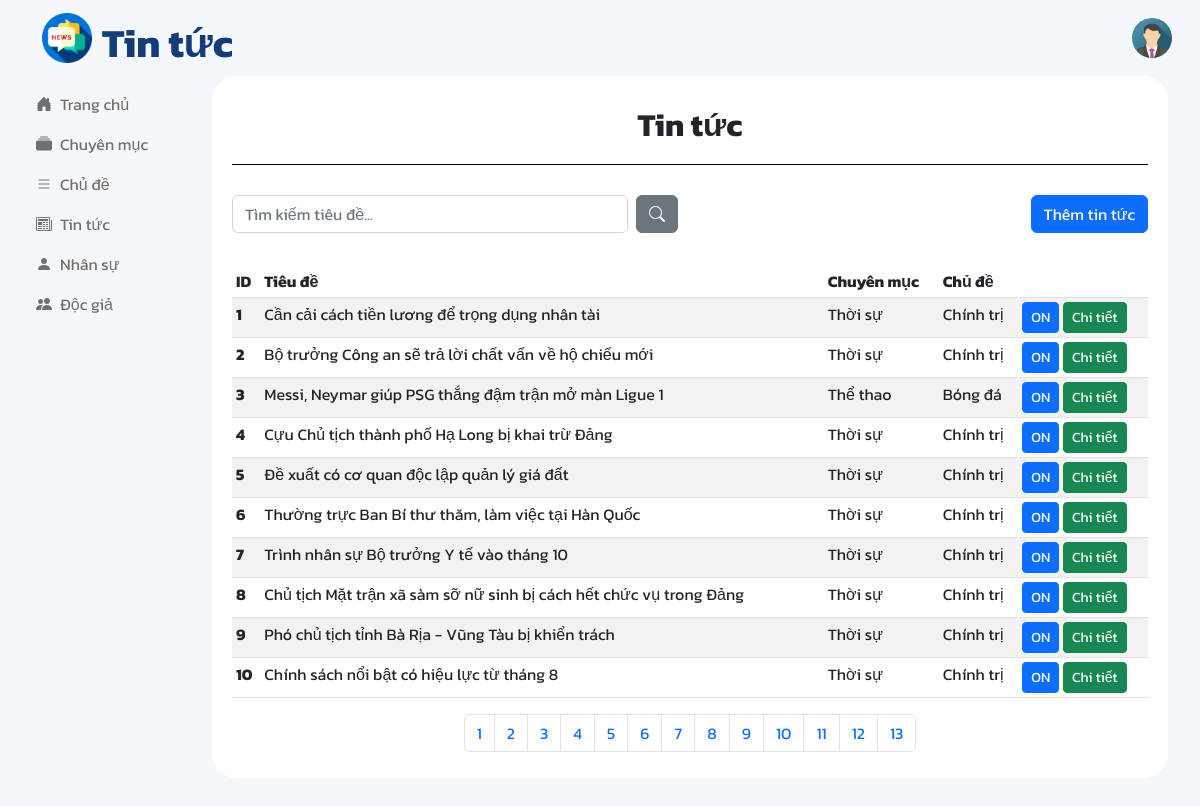
Screenshot of /admin/news.php (signed in) with the database file from the repository.
### tables this page shows
CREATE TABLE `news` (
  `id` int(11) NOT NULL,
  `title` text NOT NULL,
  `summary` text NOT NULL,
  `content` longtext NOT NULL,
  `image` char(255) NOT NULL,
  `view` int(11) NOT NULL DEFAULT 0,
  `adminID` int(11) NOT NULL,
  `topicID` int(11) NOT NULL,
  `is_active` tinyint(10) NOT NULL DEFAULT 1,
  `created_at` timestamp NOT NULL DEFAULT current_timestamp(),
  `updated_at` timestamp NULL DEFAULT NULL ON UPDATE current_timestamp()
);

CREATE TABLE `categories` (
  `id` int(11) NOT NULL,
  `name` varchar(100) NOT NULL,
  `adminID` int(11) NOT NULL,
  `is_active` tinyint(4) NOT NULL DEFAULT 1,
  `created_at` timestamp NOT NULL DEFAULT current_timestamp(),
  `updated_at` timestamp NULL DEFAULT NULL ON UPDATE current_timestamp()
);

CREATE TABLE `topics` (
  `id` int(11) NOT NULL,
  `name` varchar(200) NOT NULL,
  `adminID` int(11) NOT NULL,
  `categoryID` int(11) NOT NULL,
  `is_active` tinyint(10) NOT NULL DEFAULT 1,
  `created_at` timestamp NOT NULL DEFAULT current_timestamp(),
  `updated_at` timestamp NULL DEFAULT NULL ON UPDATE current_timestamp()
);

### pagination.php (called while the page is built)
<?php
    function num_pages($query,$results_per_page){
        include('database/conn.php');
        $result = mysqli_query($conn,$query);
        $number_of_results = mysqli_num_rows($result);
        return $number_of_pages = ceil($number_of_results/$results_per_page);
    }
    function first_page($results_per_page){
        if(!isset($_GET['page'])){
            $page = 1;
        }
        else{
            $page = $_GET['page'];
        }
        $this_page_first_result = ($page-1) * $results_per_page;
        return $this_page_first_result;
    }
?>

### admin/news.php (the view, shortened to what this page needs)
<?php
    include('../database/conn.php');
    require_once('../pagination.php');
    $query = "SELECT id FROM news";
    $results_per_page = 10;
?>
<!DOCTYPE html>
<html lang="en">
<head>
    <link href="https://cdn.jsdelivr.net/npm/bootstrap@5.2.0-beta1/dist/css/bootstrap.min.css" rel="stylesheet">    <link rel="stylesheet" href="https://cdn.jsdelivr.net/npm/bootstrap-icons@1.8.2/font/bootstrap-icons.css">
    <link rel="stylesheet" href="https://cdn.jsdelivr.net/npm/bootstrap-icons@1.9.1/font/bootstrap-icons.css">
    <link rel="stylesheet" href="../public/css/style.css">
</head>
<body class="ad-bg">
    <?php include('components/header.php'); ?>
    <main class="container-fluid">
        <div class="row">
            <div class="col-lg-2 col-md-3 sidebar">
                <?php include('components/sidebar.php'); ?>
            </div>
            <div class="col-lg-10 col-md-9">
                <article class="ad-article">
                    <h2 class="heading">Tin tức</h2>
                    <div class="row">
                        <div class="col-md-6 col-12 mb-3">
                            <form class="d-flex" method="GET">
                                <input class="form-control me-2" name="search" type="text" placeholder="Tìm kiếm tiêu đề..." required>
                                <button type="submit" class="btn btn-secondary"><i class="bi bi-search"></i></button>
                            </form>
                        </div>
                        <div class="col-lg-6 col-12 d-flex justify-content-end">
                            <a href="add-news.php">
                                <button type="button" class="btn btn-primary">Thêm tin tức</button>
                            </a>
                        </div>
                    </div>
                    <?php
                        if(isset($_REQUEST['search'])){
                        ?>
                        <table class="table table-sm table-striped table-hover mt-3">
                            <thead>
                                <tr>
                                    <th scope="col">ID</th>
                                    <th scope="col">Tiêu đề</th>
                                    <th scope="col">Chuyên mục</th>
                                    <th scope="col">Chủ đề</th>
                                    <th scope="col"></th>
                                </tr>
                            </thead>
                            <tbody>
                                <?php
                                    $search = $_GET['search'];
                                    $sql = "SELECT news.id AS id, news.title AS title, news.is_active AS status, topics.name AS topic, categories.name AS category
                                    FROM news JOIN topics ON news.topicID=topics.id JOIN categories ON topics.categoryID=categories.id WHERE news.title LIKE '%$search%'";
                                    $result = $conn->query($sql);
                                    if($result->num_rows > 0){
                                        while($row = $result->fetch_assoc()){
                                ?>
                                <tr>
                                    <th scope="row"><?= $row['id'] ?></th>
                                    <td><?= $row['title'] ?></td>
                                    <td><?= $row['category'] ?></td>
                                    <td><?= $row['topic'] ?></td>
                                    <?php
                                        if($row['status']==1){
                                    ?>
                                    <td>
                                        <a href="news.php?id=<?= $row['id'] ?>" type="button" class="btn btn-sm btn-primary">ON</a>
                                        <a href="edit-news.php?id=<?= $row['id'] ?>" type="button" class="btn btn-sm btn-success">Chi tiết</a>
                                    </td>
                                    <?php
                                        }
                                        else{
                                    ?>
                                    <td>
                                        <a href="news.php?id=<?= $row['id'] ?>" type="button" class="btn btn-sm btn-danger">OFF</a>
                                        <a href="edit-news.php?id=<?= $row['id'] ?>" type="button" class="btn btn-sm btn-success">Chi tiết</a>
                                    </td>
                                    <?php
                                        }
                                    ?>
                                </tr>
                                <?php
                                        }
                                    }
                                    else {
                                ?>
                                    <td colspan="4" class="d-flex justify-content-center">No data available</td>
                                <?php
                                    }
                                ?>
                            </tbody>
                        </table>
                        <?php
                        }
                        else {
                        ?>
                        <table class="table table-sm table-striped table-hover mt-3">
                            <thead>
                                <tr>
                                    <th scope="col">ID</th>
                                    <th scope="col">Tiêu đề</th>
                                    <th scope="col">Chuyên mục</th>
                                    <th scope="col">Chủ đề</th>
                                    <th scope="col"></th>
                                </tr>
                            </thead>
                            <tbody>
                                <?php
                                    $sql = "SELECT news.id AS id, news.title AS title, news.is_active AS status, topics.name AS topic, categories.name AS category
                                    FROM news JOIN topics ON news.topicID=topics.id JOIN categories ON topics.categoryID=categories.id
                                    LIMIT " . first_page($results_per_page) . ',' . $results_per_page;
                                    $result = $conn->query($sql);
                                    if($result->num_rows > 0){
                                        while($row = $result->fetch_assoc()){
                                ?>
                                <tr>
                                    <th scope="row"><?= $row['id'] ?></th>
                                    <td><?= $row['title'] ?></td>
                                    <td><?= $row['category'] ?></td>
                                    <td><?= $row['topic'] ?></td>
                                    <?php
                                        if($row['status']==1){
                                    ?>
                                    <td>
                                        <a href="news.php?id=<?= $row['id'] ?>" type="button" class="btn btn-sm btn-primary">ON</a>
                                        <a href="edit-news.php?id=<?= $row['id'] ?>" type="button" class="btn btn-sm btn-success">Chi tiết</a>
                                    </td>
                                    <?php
                                        }
                                    ?>
                                </tr>
                                <?php
                                        }
                                    }
                                    else{
                                ?>
                                    <td colspan="4" class="d-flex justify-content-center">No data available</td>
                                <?php
                                    }
                                ?>
                            </tbody>
                        </table>
                        <?php
                        if(num_pages($query,$results_per_page) > 1){
                        ?>
                        <ul class="pagination d-flex justify-content-center">
                        <?php
                                for($page = 1; $page <= num_pages($query,$results_per_page); $page++){
                            ?>
                            <li class="page-item"><a class="page-link" href="news.php?page=<?= $page ?>"><?= $page ?></a></li>
                            <?php
                                }
                            ?>
                        </ul>
                        <?php
                            }
                        ?>
                    <?php
                    }
                    ?>
                </article>
            </div>
        </div>
    </main>
</body>
</html>

### admin/components/header.php (shortened to what this page needs)
<?php
    $id = $_SESSION['admin'];
    $sql = "SELECT avatar FROM admins WHERE id = '$id'";
    $result = $conn->query($sql);
    $row = mysqli_fetch_assoc($result);
    $img = $row['avatar'];
?>
<header class="navbar navbar-expand-md">
    <div class="container-fluid">
        <a href="index.php" class="navbar-brand" id="brand">
            <img src="../public/images/logo.png" alt="Logo">
            <h1>Tin tức</h1>
        </a>
        <div class="d-flex jusity-content-end">
            <div class="dropdown me-3">
                <div class="dropdown" data-bs-toggle="dropdown">
                    <img src="../public/uploads/<?= $img ?>" id="avatar-dropdown" alt="">
                </div>
            </div>
        </div>
    </div>
</header>

### public/css/style.css (style rules this page uses)
* { box-sizing: border-box; margin: 0; padding: 0; }
body { font-family: 'Kanit', sans-serif; }
#brand { position: static; margin-left: 30px; }
#brand img { max-width: 50px; }
#brand h1 { font-weight: 700; color: #143C79; display: inline; position: absolute; bottom: 1px; margin-left: 10px; }
#avatar-dropdown { width:40px; height:40px; border-radius: 50%; }
.heading { font-weight: 700; text-align: center; padding: 30px 0 20px 0; border-bottom: 1px solid black; margin-bottom: 30px; }
.ad-bg { background-color: #F5F8FB; }
.ad-article { background-color: #FFFFFF; border-radius: 25px; padding: 0 20px 10px 20px; margin-right: 20px; margin-bottom: 50px; min-height: 650px; }

### rows the page displays
news: id "1", title "Cần cải cách tiền lương để trọng dụng nhân tài", categories.name "Thời sự", topicID.name "Chính trị"
news: id "2", title "Bộ trưởng Công an sẽ trả lời chất vấn về hộ chiếu mới", categories.name "Thời sự", topicID.name "Chính trị"
news: id "3", title "Messi, Neymar giúp PSG thắng đậm trận mở màn Ligue 1", categories.name "Thể thao", topicID.name "Bóng đá"
news: id "4", title "Cựu Chủ tịch thành phố Hạ Long bị khai trừ Đảng", categories.name "Thời sự", topicID.name "Chính trị"
news: id "5", title "Đề xuất có cơ quan độc lập quản lý giá đất", categories.name "Thời sự", topicID.name "Chính trị"
news: id "6", title "Thường trực Ban Bí thư thăm, làm việc tại Hàn Quốc", categories.name "Thời sự", topicID.name "Chính trị"
news: id "7", title "Trình nhân sự Bộ trưởng Y tế vào tháng 10", categories.name "Thời sự", topicID.name "Chính trị"
news: id "8", title "Chủ tịch Mặt trận xã sàm sỡ nữ sinh bị cách hết chức vụ trong Đảng", categories.name "Thời sự", topicID.name "Chính trị"
news: id "9", title "Phó chủ tịch tỉnh Bà Rịa - Vũng Tàu bị khiển trách", categories.name "Thời sự", topicID.name "Chính trị"
news: id "10", title "Chính sách nổi bật có hiệu lực từ tháng 8", categories.name "Thời sự", topicID.name "Chính trị"
